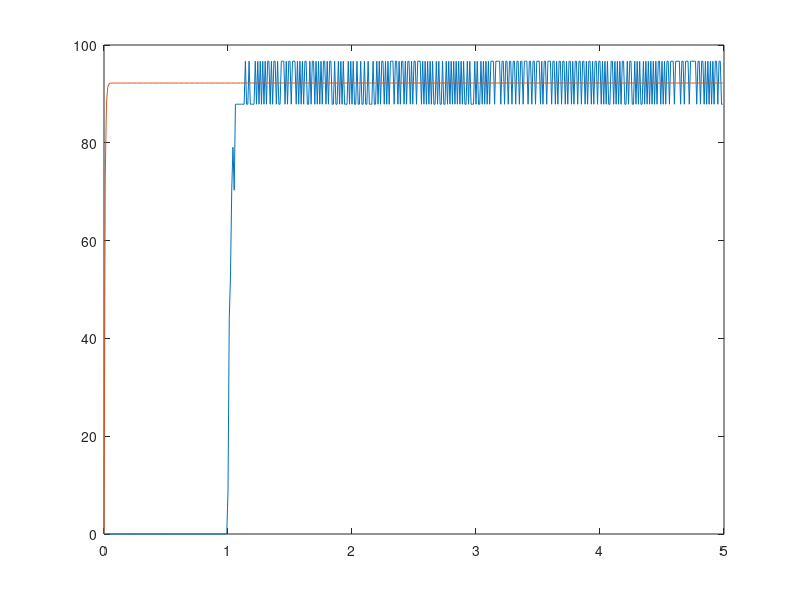

Reproduce this figure in MATLAB.
clc
clear all
close all

%% Data start
load("data_1v_4-09_100hz.mat");
% Vm - entrée (tension)
% servo - angle de moteur
% omega_c - vitesse angulaire
% tsimu - temps de simulation

%% Test 1
dT = tsimu(2);

%Diff1_1 = diff(servo)/dT;
%Diff2_1 = diff(Diff1_1)/dT;

%Y = servo(1:end-2, 1);
%X = [Vm(1:end-2, 1), Diff1_1(1:end-1, 1), Diff2_1];

%A = pinv(X)*Y

%% Test 2
Diff1_2 = diff(omega_c(1:end,1))/dT;

Y2 = omega_c(1:end-1, 1);
X2 = [Vm(1:end-2, 1), Diff1_2];

A2 = pinv(X2)*Y2

%% Mise en valeur
%Charge et engrenage
n_g = 0.9000;
K_g = 70;

%Partie électrique du moteur
k_m = 0.0076776;    % Nm/A
n_m = 0.69;
k_t = 0.0076830;    %V/(Rad/s)

%Partie mécanique du moteur
J_m = 3.9001*10^(-07);  %kg*m^2
J_eq = 0.0017728;   %kg*m^2

%Sphère
m_s = 0.0640;   % kg
J_s = 4.1290*10^(-06);  % kg*m^2
r_s = 0.0127;   % m
g = 9.81;   % m/s^2

%Poutre
L = 0.4254; % m
r_arm = 0.0254; % m

%% Calculs

J_c = J_eq - ((K_g^2)*n_g*J_m)

R_m = ((-1*A2(2))*K_g*n_g*n_m*k_t)/(A2(1)*J_eq)

B_eq = ((K_g*n_g*n_m*k_t)/(A2(1)*R_m))-((n_g*k_m*(K_g^2)*n_m*k_t)/R_m)

%% Graphique

sys = tf([A2(1)],[-1*A2(2) 1])

[y,t] = step(sys,tsimu(1:end-1));

plot(tsimu(1:end-1),omega_c(1:end))
hold on
plot(t,y)











